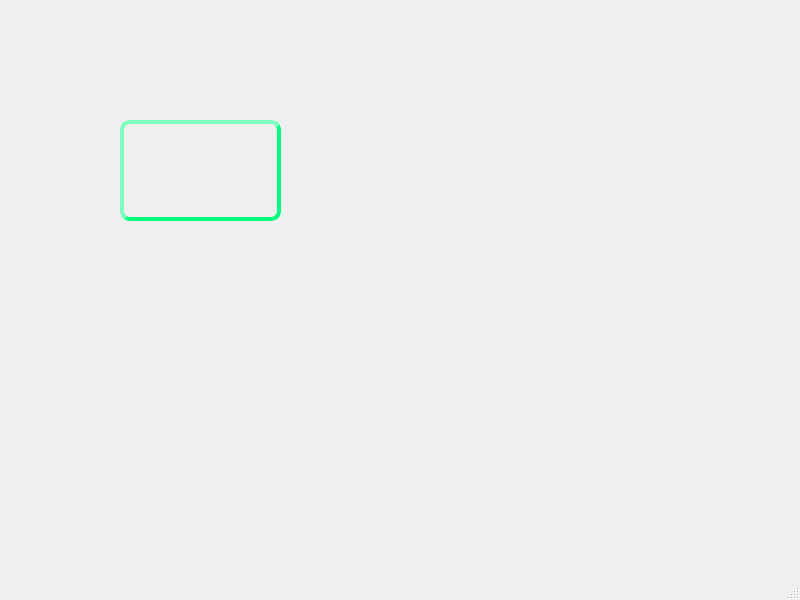
<?xml version="1.0" encoding="UTF-8"?>
<ui version="4.0">
 <class>MainWindow</class>
 <widget class="QMainWindow" name="MainWindow">
  <property name="geometry">
   <rect>
    <x>0</x>
    <y>0</y>
    <width>800</width>
    <height>600</height>
   </rect>
  </property>
  <property name="windowTitle">
   <string>MainWindow</string>
  </property>
  <widget class="QWidget" name="centralwidget">
   <widget class="QPushButton" name="pushButton">
    <property name="geometry">
     <rect>
      <x>120</x>
      <y>120</y>
      <width>161</width>
      <height>101</height>
     </rect>
    </property>
    <property name="styleSheet">
     <string notr="true">


    color: #333;
    border: 4px solid #555;
    border-radius: 10px;
    border-style: outset;
    border-color:rgb(0,255,127);
</string>
    </property>
    <property name="text">
     <string/>
    </property>
   </widget>
  </widget>
  <widget class="QMenuBar" name="menubar">
   <property name="geometry">
    <rect>
     <x>0</x>
     <y>0</y>
     <width>800</width>
     <height>21</height>
    </rect>
   </property>
  </widget>
  <widget class="QStatusBar" name="statusbar"/>
 </widget>
 <resources/>
 <connections/>
</ui>
